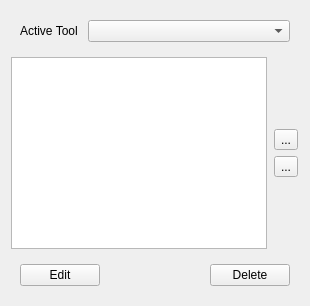
  <widget class="QWidget" name="tabWorkplan">
   <attribute name="title">
    <string>Workplan</string>
   </attribute>
   <layout class="QVBoxLayout" name="verticalLayout_4">
    <item>
     <widget class="QWidget" name="activeToolGroup" native="true">
      <layout class="QFormLayout" name="formLayout_3">
       <property name="fieldGrowthPolicy">
        <enum>QFormLayout::AllNonFixedFieldsGrow</enum>
       </property>
       <item row="0" column="0">
        <widget class="QLabel" name="label_18">
         <property name="text">
          <string>Active Tool </string>
         </property>
        </widget>
       </item>
       <item row="0" column="1">
        <widget class="QComboBox" name="activeToolController"/>
       </item>
      </layout>
     </widget>
    </item>
    <item>
     <layout class="QHBoxLayout" name="horizontalLayout_4">
      <item>
       <widget class="QListWidget" name="operationsList">
        <property name="dragDropMode">
         <enum>QAbstractItemView::InternalMove</enum>
        </property>
       </widget>
      </item>
      <item>
       <widget class="QWidget" name="operationMove" native="true">
        <layout class="QVBoxLayout" name="verticalLayout_2">
         <property name="leftMargin">
          <number>1</number>
         </property>
         <property name="topMargin">
          <number>1</number>
         </property>
         <property name="rightMargin">
          <number>1</number>
         </property>
         <property name="bottomMargin">
          <number>1</number>
         </property>
         <item>
          <spacer name="verticalSpacer_6">
           <property name="orientation">
            <enum>Qt::Vertical</enum>
           </property>
           <property name="sizeHint" stdset="0">
            <size>
             <width>20</width>
             <height>40</height>
            </size>
           </property>
          </spacer>
         </item>
         <item>
          <widget class="QToolButton" name="operationUp">
           <property name="text">
            <string notr="true">...</string>
           </property>
           <property name="icon">
            <iconset resource="../../../../../Gui/Icons/resource.qrc">
             <normaloff>:/icons/button_up.svg</normaloff>:/icons/button_up.svg</iconset>
           </property>
          </widget>
         </item>
         <item>
          <widget class="QToolButton" name="operationDown">
           <property name="text">
            <string notr="true">...</string>
           </property>
           <property name="icon">
            <iconset resource="../../../../../Gui/Icons/resource.qrc">
             <normaloff>:/icons/button_down.svg</normaloff>:/icons/button_down.svg</iconset>
           </property>
          </widget>
         </item>
         <item>
          <spacer name="verticalSpacer_7">
           <property name="orientation">
            <enum>Qt::Vertical</enum>
           </property>
           <property name="sizeHint" stdset="0">
            <size>
             <width>20</width>
             <height>40</height>
            </size>
           </property>
          </spacer>
         </item>
        </layout>
       </widget>
      </item>
     </layout>
    </item>
    <item>
     <widget class="QWidget" name="operationModify" native="true">
      <layout class="QHBoxLayout" name="horizontalLayout_3">
       <item>
        <widget class="QPushButton" name="operationEdit">
         <property name="text">
          <string>Edit</string>
         </property>
        </widget>
       </item>
       <item>
        <spacer name="horizontalSpacer_3">
         <property name="orientation">
          <enum>Qt::Horizontal</enum>
         </property>
         <property name="sizeHint" stdset="0">
          <size>
           <width>40</width>
           <height>20</height>
          </size>
         </property>
        </spacer>
       </item>
       <item>
        <widget class="QPushButton" name="operationDelete">
         <property name="text">
          <string>Delete</string>
         </property>
        </widget>
       </item>
      </layout>
     </widget>
    </item>
   </layout>
  </widget>
